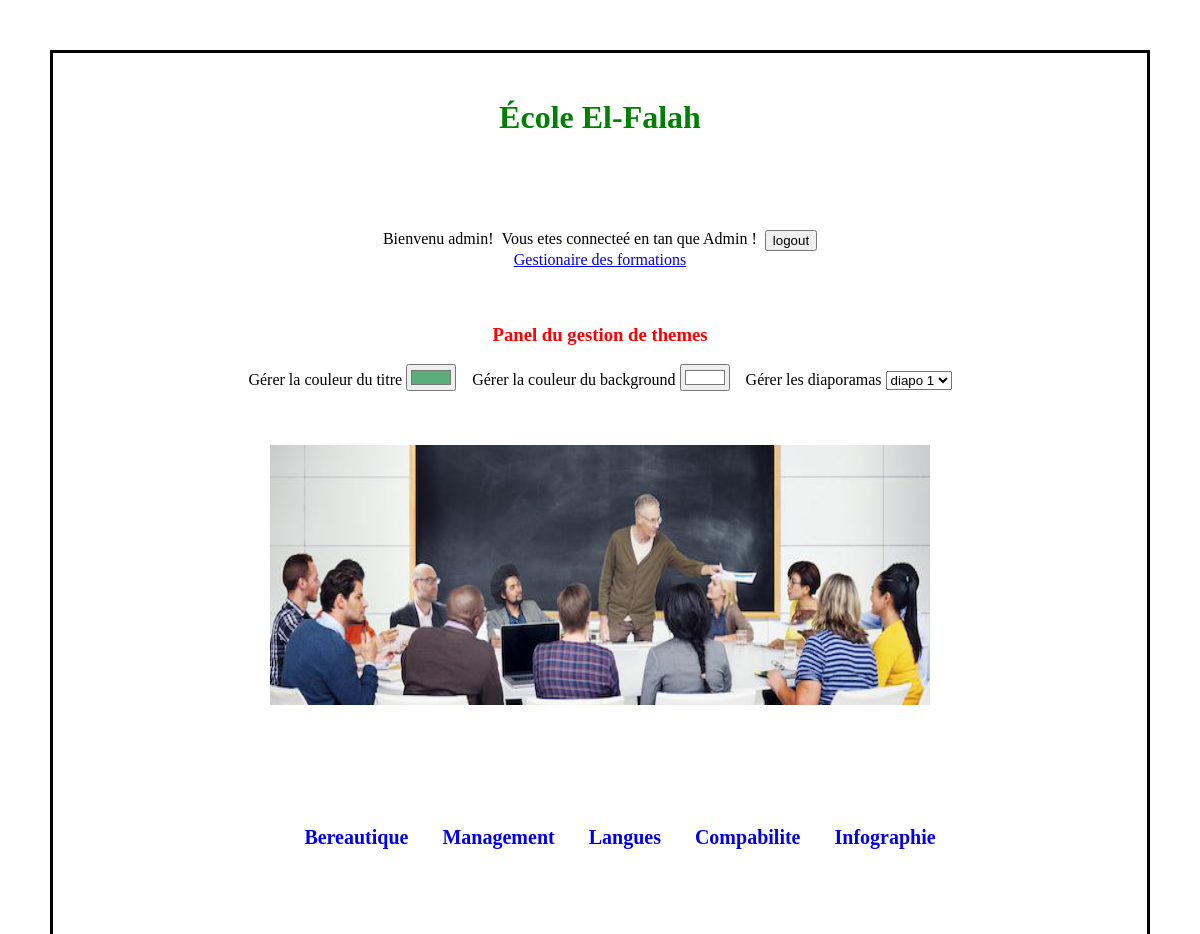
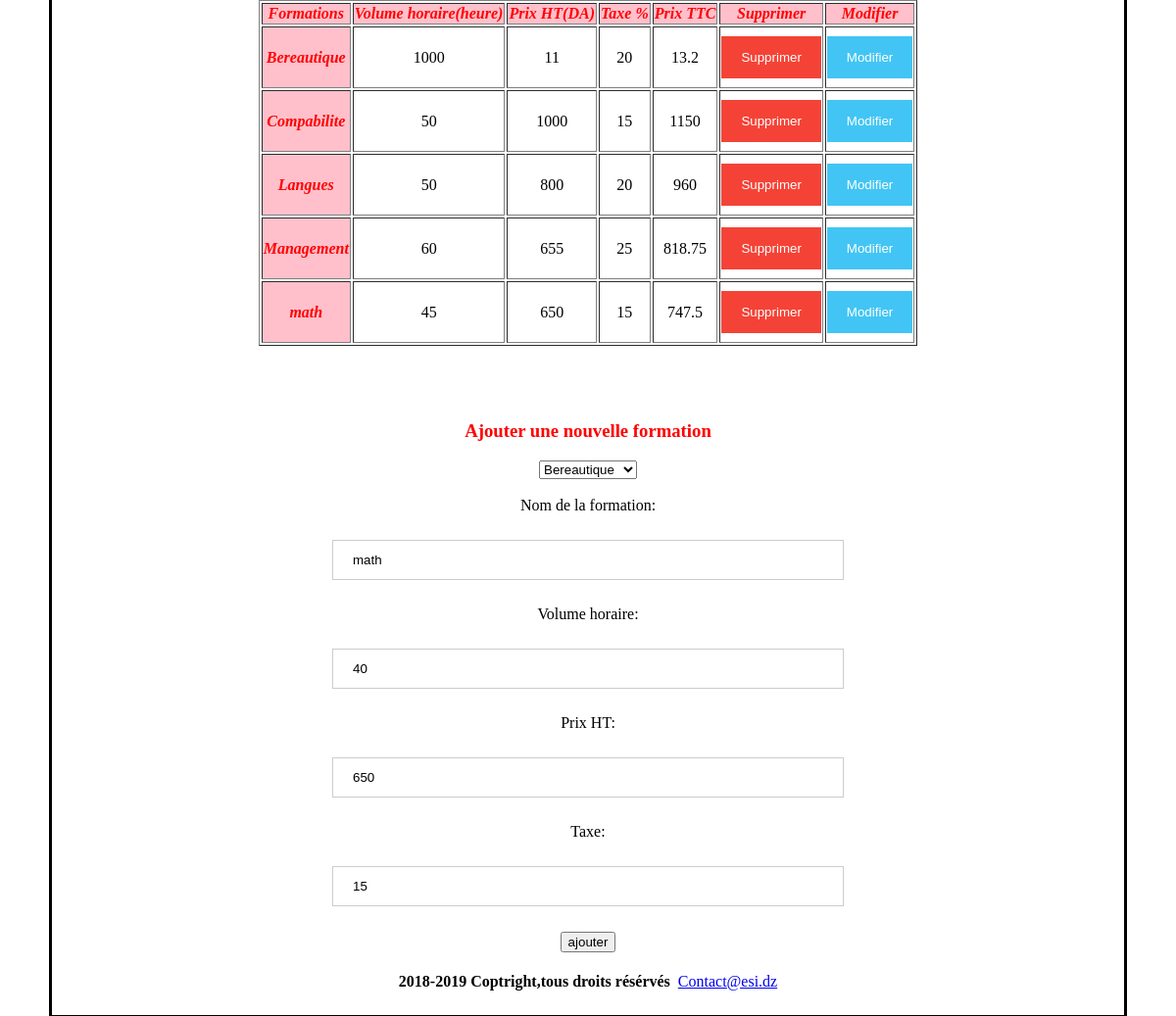
The page /project/sous-sites/3/6/controller/gestion_formation.php (signed in) on the database its author committed (2 pictures, top to bottom).
### tables this page shows
CREATE TABLE `type_formation` (
  `st1` varchar(20) DEFAULT NULL,
  `st2` varchar(20) DEFAULT NULL,
  `ID` int(11) NOT NULL
);

CREATE TABLE `formations` (
  `Volume_horaire` int(11) DEFAULT NULL,
  `Prix` int(11) DEFAULT NULL,
  `Taxe` int(11) DEFAULT NULL,
  `Nom` varchar(20) DEFAULT NULL,
  `ID` int(11) NOT NULL,
  `IDD` int(11) NOT NULL,
  `id_categorie` int(11) NOT NULL,
  `id_ecole` varchar(20) NOT NULL
);

### project/sous-sites/3/6/controller/gestion_formation.php (the view, shortened to what this page needs)
<!DOCTYPE html>
<head>
<link href="../View/public/css/external.css" rel="stylesheet" type="text/css" />
</head>
<?php
include("../view/includes/variables1.php");
include("../config/connection.php");
$sql1="SELECT * FROM Type_formation t join Formations f WHERE f.ID = t.ID ORDER BY nom ASC , st2 ASC";
$sql2="SELECT * FROM Type_formation";
$formation_t=$conn->query($sql1);
$type_formation=$conn->query($sql2);
function calculTTC($a,$b){
    return ($a*$b/100) +$a;
}
?>
<body>
<h1 > <?php echo $titre_fr;?></h1></br>
<?php
if (!isset($_SESSION['user'])){
     echo "<h2 align =\"center\"> Sign In</h2>
     <form action=\"login.php\" method=\"post\">
   <div class=\"container\" >
     <label for=\"uname\"><b>Username</b></label>
     <input type=\"text\" placeholder=\"Enter Username\" name=\"uname\" required>
     <label for=\"psw\"><b>Password</b></label>
     <input type=\"password\" placeholder=\"Enter Password\" name=\"psw\" required>
     <button type=\"submit\" class=\"loginbtn\">Login</button>
     <label>
       <input type=\"checkbox\" checked=\"checked\" name=\"remember\"> Remember me
     </label>
   </div>
   <div class=\"container\" style=\"background-color:#f1f1f1\">
     <button type=\"button\" class=\"cancelbtn\">Cancel</button>
     <span class=\"psw\">Forgot <a href=\"#\">password?</a></span>
   </div>
 </form>";}
else {
    $a=$_SESSION['admin']? "Admin":"Utilisateur";
    echo "<div id=\"logout_form\" align = \"center\"> Bienvenu  ".$_SESSION['user']."! &nbsp;Vous etes connecteé en tan que  ".$a." !&nbsp;&nbsp;
    <form action='../controller/logout.php' method='get' ><input class='submit-input' type='submit' value='logout'></form>
    </div>";
    if ($_SESSION['admin']){echo
    "<div id =\"GF\" align = \"center\"><a href='gestion_formation.php'>Gestionaire des formations</a></div></br></br>
    <h3>Panel du gestion de themes</h3>
     <div ' align='center' id='panel_getion'>
     <label>Gérer la couleur du titre </label>
     <input type='color' id='input_color' onchange='change_color_tilte(this)' value='#5dad7a'>
     &nbsp;&nbsp;
     <label>Gérer la couleur du background </label>
     <input type='color' id='input_color' onchange='change_color_background(this)' value='#FFFFFF'>
     &nbsp;&nbsp;
     <label>Gérer les diaporamas </label>
     <select name='diapo'>
     <option value='1'>diapo 1</option>
     <option value='2'>diapo 2</option>
     <option value='3'>diapo 3</option>
     <option value='4'>diapo 4</option>
     </select>
     </div>"
    ;}
}
?>
<div class="diaporama">
    <div class="images">
    <?php echo $img0 ;?>
    </div>
</div>
<div align="center" class="menu header" id="myHeader">
<ul id="nav">
    <?php
    foreach ($type_formation as $row): ?>
    <li id="<?= $row['ID'] ?>" class="formation"><a class="lien"
                                                          href="#"> <?= $row['st1'] ?> </a>
    </li>
<?php endforeach; ?>
</ul>
</div>
<table id ="my_table" border="1px" align="center">
    <thead>
    <tr>
    <th scope="col" >Formations</th>
    <th scope="col">Volume horaire(heure)</th>
    <th scope="col">Prix HT(DA)</th>
    <th scope="col">Taxe %</th>
    <th scope="col">Prix TTC</th>
    <?php
            if (isset($_SESSION['user']) &&  $_SESSION['admin']){
                echo "<th>Supprimer</th>
                      <th>Modifier</th>";}
    ?>
    </tr>
    </thead>
    <tbody>
    <?php
    foreach ($formation_t as $row): ?>
        <tr>
            <th class="<?= $row['IDD'] ?>" scope="row"><?= $row['Nom'] ?></th>
            <td class="<?= $row['IDD'] ?>">
                <span class="formation_txt text_<?= $row['IDD'] ?>" > <?= $row['Volume_horaire'] ?> </span>
            </td>
            <td class="<?= $row['IDD'] ?>">
                <span class="formation_txt text_<?= $row['IDD'] ?>" > <?= $row['Prix'] ?> </span>
            </td>
            <td class="<?= $row['IDD'] ?>">
                <span class="formation_txt text_<?= $row['IDD'] ?>" > <?= $row['Taxe'] ?> </span>
            </td>
            <td class="<?= $row['IDD'] ?>"><?php echo calculTTC($row['Prix'],$row ['Taxe']) ;?></td>
           <?php
            if (isset($_SESSION['user']) &&  $_SESSION['admin']){
            echo "<td class=" .$row['IDD']."><button type=\"Submit\" id=\"supprimer\" class =\"delebtn\" value=\"Supprimer\" onclick='Supprimer(".$row['IDD'].")'>Supprimer</button></td>
            <td class=" .$row['IDD']."><button type=\"Submit\" data-is_edit=\"1\" data-id=". $row['IDD']." class =\"btn-modifier updbtn\">Modifier</button></td>";
            }
           ?>
        </tr>
    <?php endforeach; ?>
    </tbody>
    </table>&nbsp;&nbsp;&nbsp;
<?php
if (isset($_SESSION['user']) && $_SESSION['admin']){
    $sql2 = "SELECT * FROM Type_formation ";
    echo "<div id=\"form\" align=\"center\">";
    echo " <form action=\"ajouter.php\" method=\"post\" id=\"my_form\">
          <h3>Ajouter une nouvelle formation </h3>
          <select name='type'>";
foreach (($conn->query($sql2)) as $row){
 echo "<option value='".$row['ID']."'>".$row['st1']."</option>";
}
echo "</select></br></br>";
    echo "
    <label>Nom de la formation:</label></br></br>
    <input id=\"name\" type=\"text\" name=\"name\" value=\"math\" /></br></br>
    <label>Volume horaire:</label></br></br>
    <input id=\"vh\" type=\"text\" name=\"vh\" value=\"40\" /></br></br>
    <label>Prix HT</label>:</br></br>
    <input id=\"prix\" type=\"text\" name=\"prix\" value=\"650\" /></br></br>
    <label>Taxe</label>:</br></br>
    <input id=\"taxe\" type=\"text\" name=\"taxe\" value=\"15\"/></br></br>
    <input id=\"ajouter\" class='submit-input' type=\"Submit\" value=\"ajouter\" name=\"ajouter\"
     ></input>
</form>
</div>
&nbsp;&nbsp;&nbsp; ";
}
include("../view/includes/pied-page.php");
?>
</body>
</html>

### project/sous-sites/3/6/view/public/css/external.css (style rules this page uses)
table { align-content: center; justify-content: center; text-align: center; }
h1 { text-align: center; color:green; }
table tr th { background-color:pink; color:red; font-style: italic; }
body { border:3px black solid; margin: 50px; padding:25px; }
h3 { text-align: center; color:red; }
.formation { display: inline; margin: 10px; justify-content: center; align-content: center; }
.menu { justify-content: center; top: 0px; }
#nav li { display: inline-block; position: relative; }
#nav li a { display: block; padding: 5px; text-decoration: none; font-size: 20px; font-weight: bold; }
.diaporama { text-align: center; margin: 0px auto; background: black; width: 660px; height: 260px; overflow: hidden; position: relative; }
.images { margin: 0px auto; align-content: center; position: absolute; animation-duration: 20s; animation-iteration-count: infinite; animation-name: animation; background-color: black; }
#my_form { border: 3px solid white; width: 50%; }
#logout_form { display: flex; justify-content: center; }
#GF { text-align: center; justify-content: center; }
input[type=text], input[type=password] { width: 100%; padding: 12px 20px; margin: 8px 0; display: inline-block; border: 1px solid #ccc; box-sizing: border-box; }
.delebtn { background-color: #f44336; color: white; padding: 14px 20px; margin: 8px 0; border: none; cursor: pointer; width: 100%; }
.updbtn { background-color: #42c5f4; color: white; padding: 14px 20px; margin: 8px 0; border: none; cursor: pointer; width: 100%; }

### rows shown on the page
type_formation: st1 "Bereautique", formations.Nom "Bereautique", formations.Volume_horaire "1000", formations.Prix "11", formations.Taxe "20", formations.Prix+Taxe "13.2"
type_formation: st1 "Management", formations.Nom "Management", formations.Volume_horaire "60", formations.Prix "655", formations.Taxe "25", formations.Prix+Taxe "818.75"
type_formation: st1 "Langues", formations.Nom "Langues", formations.Volume_horaire "50", formations.Prix "800", formations.Taxe "20", formations.Prix+Taxe "960"
type_formation: st1 "Compabilite", formations.Nom "Compabilite", formations.Volume_horaire "50", formations.Prix "1000", formations.Taxe "15", formations.Prix+Taxe "1150", formations.Nom "math", formations.Volume_horaire "45", formations.Prix "650", formations.Prix+Taxe "747.5"
type_formation: st1 "Infographie"

### other values the page prints
$titre_fr "École El-Falah"
$_SESSION['user'] "admin"
$a "Admin"
$d "2018-2019 Coptright,tous droits résérvés"
$contact "Contact@esi.dz"
form field type "Bereautique"
